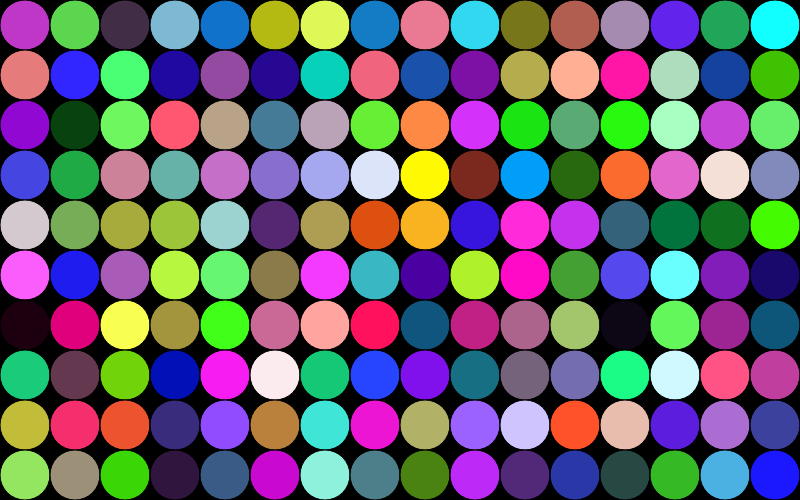
Frame 1 (no input)
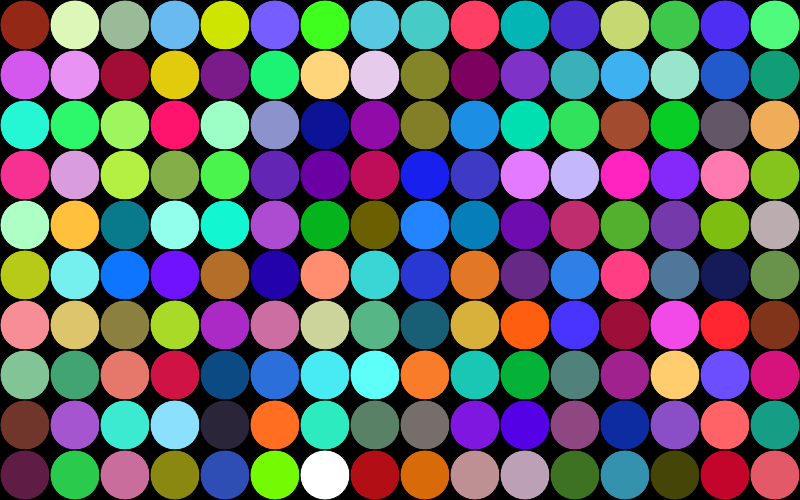
Frame 2 (the mouse pressed at the canvas centre, redrawn once)

The p5.js sketch that drew these frames (run headless with seeded random() and noise() and a simulated clock; the mouse was pressed at the canvas centre and the sketch redrawn once):

// p5.js sketch
// ── sketch.js
var backgroundColor = 0;

function setup() {
  createCanvas(800, 500);
  background(backgroundColor);
  noLoop();
}

function draw() {
  for (var s = 25; s < 500; s += 50) {
    for (var i = 25; i < 800; i +=50) {
      var r = random(266);
      var g = random(266);
      var b = random(266);
      fill(r, g, b);
      ellipse(i, s, 50, 50);
    }
  }
}
// ── circles-loops.js
var backgroundColor = 0;

function setup() {
  createCanvas(800, 500);
  background(backgroundColor);
  noLoop();
}

function draw() {
  for (var s = 25; s < 500; s += 50) {
    for (var i = 25; i < 800; i +=50) {
      var r = random(266);
      var g = random(266);
      var b = random(266);
      fill(r, g, b);
      ellipse(i, s, 50, 50);
    }
  }
}
